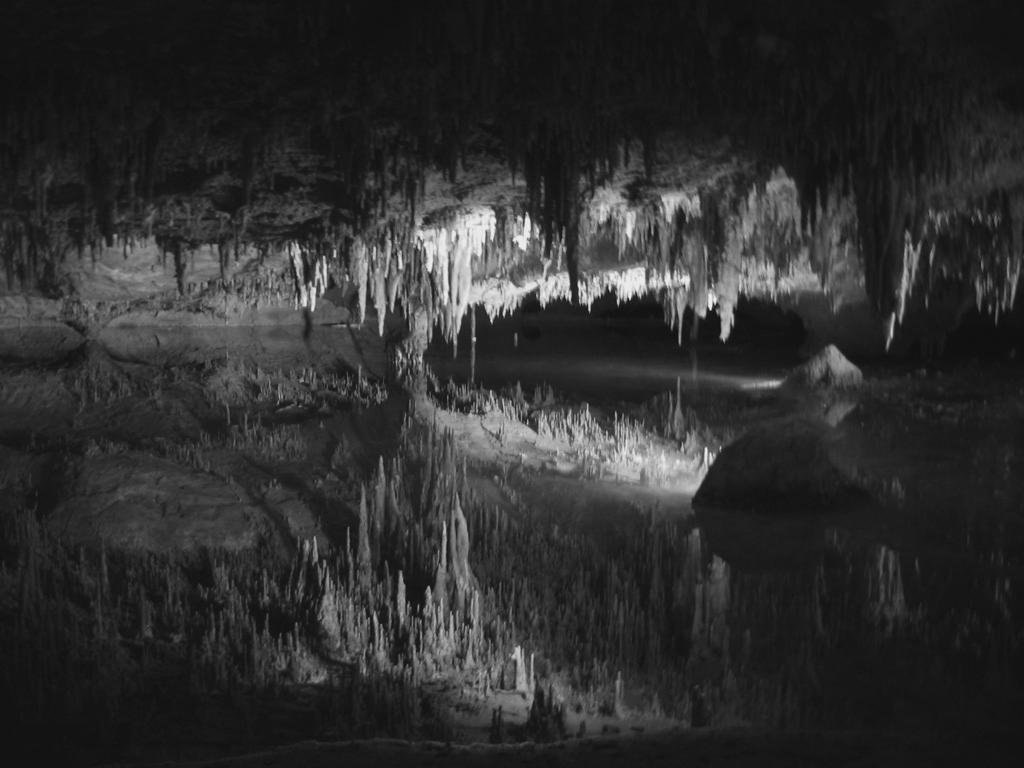
#> input picture caves.jpg, 1024 x 768 px
$ jupyter execute --allow-errors Q6.ipynb
#> lines starting #> are read from the running program, lines starting #| are printed output that depends on the picture
# Questão 6 Prova de TV Digital
* Aluno: Yuri Sales Ribeiro - 375177

[cell 1]
import numpy as np
import matplotlib.pyplot as plt
import matplotlib.colors as colors
import scipy.fftpack
import cv2

[cell 2]
# Funções para realizar DCT e DCT inversa bi-dimensional
def dct2(a):
    return scipy.fftpack.dct( scipy.fftpack.dct( a, axis=0, norm='ortho' ), axis=1, norm='ortho' )

def idct2(a):
    return scipy.fftpack.idct( scipy.fftpack.idct( a, axis=0 , norm='ortho'), axis=1 , norm='ortho')

def empirical_cdf(data):
    # Calculates the empirical cdf of the given data returning the ordered data
    # values (x) and the cumulative sum of the probabilities (y).
    x, y = np.unique(data, return_counts=True)
    return x, np.cumsum(y)/data.size

# Função para realizar a DCT em blocos de tamanha [8,16,64]
def DCT_blocks(img):
    h,w = np.array(img.shape)
    Block_size = [8,16,64]
    dct_img = np.zeros([h,w,3])
    for b in range(len(Block_size)):
        dct_img[:,:,b] = np.zeros([h,w])
        for i in np.r_[:h:Block_size[b]]:
            for j in np.r_[:w:Block_size[b]]:
                dct_img[:,:,b][i : (i + Block_size[b]), j : (j + Block_size[b])] = dct2(img[i : (i + Block_size[b]), j : (j + Block_size[b])])
    return dct_img

# Função para realizar a DCT inversa em blocos a serem informados
def IDCT_blocks(img,Block_size):
    h,w = np.array(img.shape)
#     Block_size = [8,16,64]
#     b = 0
    idct_img = np.zeros([h,w])
#     for b in range(len(Block_size)):
    for i in np.r_[:h:Block_size]:
        for j in np.r_[:w:Block_size]:
            idct_img[i : (i + Block_size), j : (j + Block_size)] = idct2(img[i : (i + Block_size), j : (j + Block_size)])
    return idct_img

# Função para realizar o truncamento dos coeficientes a partir de um threshold
def Truncated_coef(img,Threshold):
    h,w = np.array(img.shape)
    img_thresh = np.zeros([h,w])
    a = img.reshape(h*w)
    x,y = empirical_cdf(np.abs(a[np.where(a != 0)[0]]))
    th = np.where(y>=(1-Threshold/100))[0][0]
    img_thresh = img * (abs(img) > x[th])
    return img_thresh

# Função para realizar a estimação da PSNR
def PSNR(orig,est):
    h,w = np.array(orig.shape)
    mse = np.mean((est - orig)**2)
    if mse == 0:
        mse = 1
    psnr = 2*10*np.log10(255/mse)
    return psnr

A função utilizada para fazer o truncamento dos coeficientes se baseia na energia deles. Ou seja, os coeficientes escolhidos são os $x$ % com maior energia.

O truncamento é feito utilizando uma cdf, excluindo os coeficientes nulos, para estimar o threshold que contém essa porcentagem dos coeficientes.

[cell 3]
# Lendo as imagens
# A função cv2.imread já lê a imagem em GBR, repetindo o grayscale nas três componentes
caves = cv2.imread('caves.jpg')
#> caves is the input picture: shape (768, 1024, 3); min 7, max 247, mean 46.3
clouds = cv2.imread('clouds.jpg')
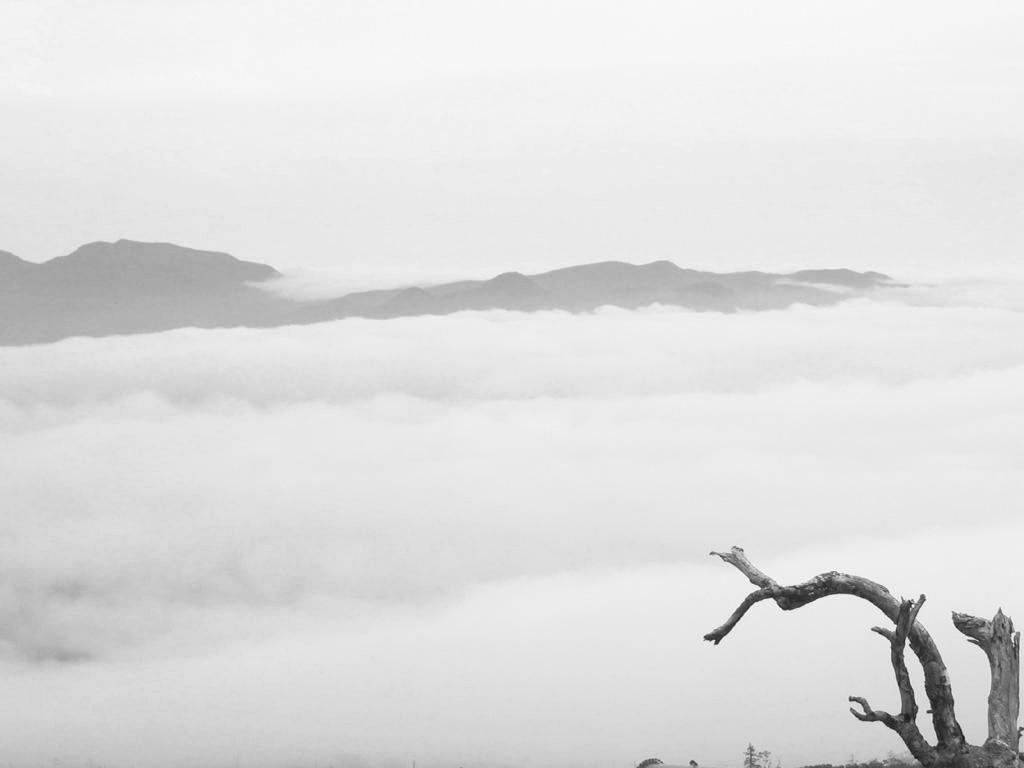
#> input picture clouds.jpg, 1024 x 768 px
#> clouds is the input picture: shape (768, 1024, 3); min 16, max 255, mean 222.6

# Transformando de RGB para YCrCb.
cavesycc = cv2.cvtColor(caves,cv2.COLOR_RGB2YCrCb)
#> cavesycc: shape (768, 1024, 3); mean of channels 0, 1, 2 46.3, 128, 128
cloudsycc = cv2.cvtColor(clouds,cv2.COLOR_RGB2YCrCb)
#> cloudsycc: shape (768, 1024, 3); mean of channels 0, 1, 2 222.6, 128, 128

# Isolando as componentes Y
cavesy = cavesycc[:,:,0]
cloudsy = cloudsycc[:,:,0]

# Dimensões das imagens
h,w = np.array(cloudsy.shape)
#> h = 768; w = 1024

[cell 4]
# Plot do log das magnitudes para a figura Clouds.jpg
dct_clouds = DCT_blocks(cloudsy)
#> after the loop in DCT_blocks, `for b in range(len(Block_size)):`:
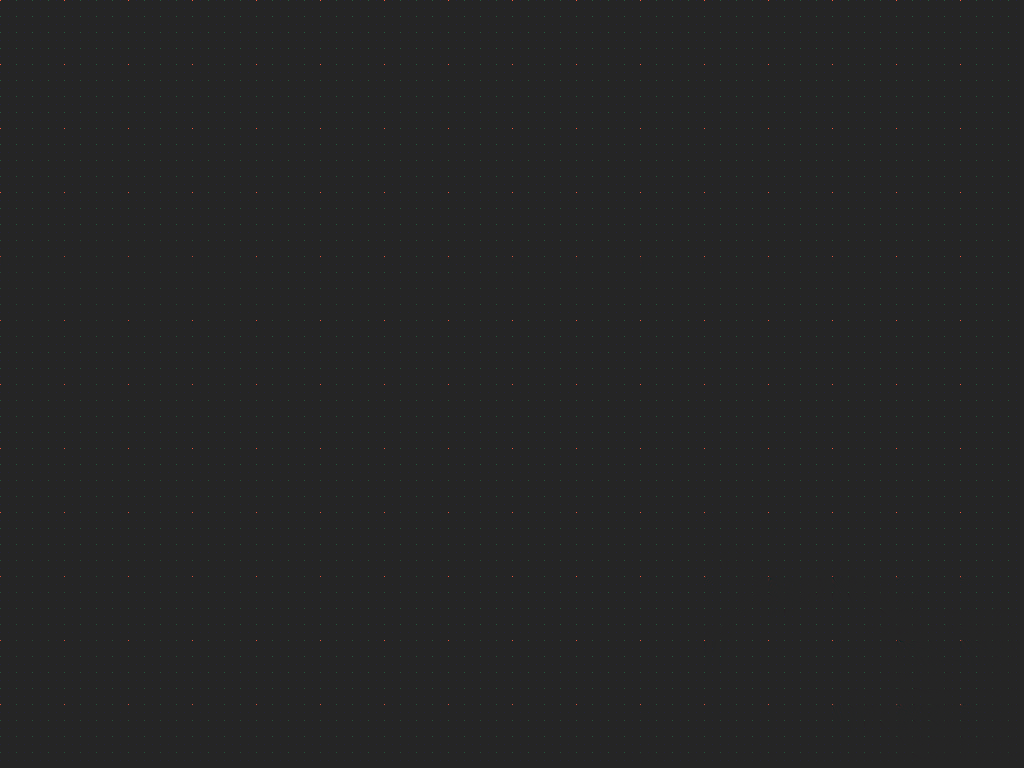
#> dct_img: shape (768, 1024, 3) float64; mean of channels 0, 1, 2 27.8, 13.9, 3.5; drawn with min black and max white
#> (the rest of this cell did not finish here and is left out)

[cell 5]
# Plot do log das magnitudes para a figura caves.jpg
dct_caves = DCT_blocks(cavesy)
#> (the rest of this cell did not finish here and is left out)

[cell 6]
# Truncamento dos coeficientes para Clouds.jpg
coef = [50,25,12.5,6.25]
CLOUDS_EST = np.zeros([h,w,4])
#> (the rest of this cell did not finish here and is left out)

[cell 7]
# Truncamento dos coeficientes
coef = [50,25,12.5,6.25]
CAVES_EST = np.zeros([h,w,4])
#> (the rest of this cell did not finish here and is left out)

[cell 8]
# Estimação da PSNR Para as figuras Clouds e Caves utilizando as imagens comprimidas anteriormente
est_PSNR = np.zeros([2,4])
for c in range(len(coef)):
    est_PSNR[0,c] = PSNR(CLOUDS_EST[:,:,c],clouds[:,:,0])
    est_PSNR[1,c] = PSNR(CAVES_EST[:,:,c],caves[:,:,0])
#> after the loop, est_PSNR = [[-45.89, -45.89, -45.89, -45.89], [-22.58, -22.58, -22.58, -22.58]]
plt.figure(figsize = (10,6))
plt.plot(coef,est_PSNR[0,:],label = 'Clouds')
plt.plot(coef,est_PSNR[1,:],label = 'Caves')
plt.legend()
plt.title('PSNR vs Coeficientes')
plt.ylabel('PSNR (dB)')
plt.xlabel('% Coeficientes')
plt.show()
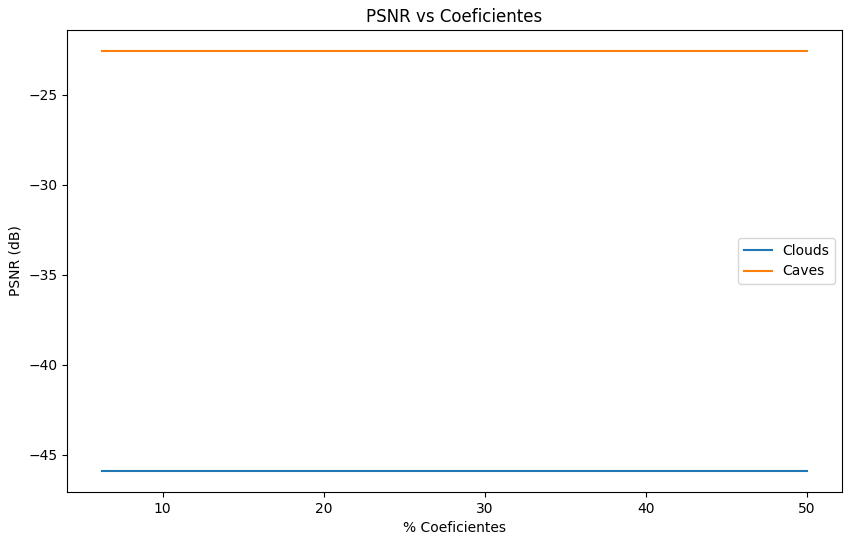
#> figure drawn by matplotlib, 1 panel

Como pode ser observado a porcentagem dos coeficientes utilizados para obter uma imagem nítida variaram. Enquanto na imagem Clouds com $6.25$ % dos coeficientes a imagem teve uma nitidez bastante deteriorada, quase lembrando imagens 8 bits.
Já a imagem caves continuou bastante nítida para todos os coeficientes. Isso ocorreu devido à distribuição dos valores dos coeficientes, como pode ser observado na imagem abaixo.

Na imagem Clouds existe uma maior concentração de coeficientes com alta energia, que carregam mais informação, enquanto na caves esses coeficientes com mais energia são menores.

Com relação a PSNR é possível observar que no caso pior da imagem clouds ele possui um valor bem baixo, indicando que a qualidade da imagem não está boa. Porém para os casos existem variações de aproximadamente 70 dB que não são perceptíveis.

[cell 9]
x,y = empirical_cdf(dct_clouds[:,:,0])
a = dct_clouds[:,:,0].reshape(h*w)
x,y = empirical_cdf(np.abs(a[np.where(a != 0)[0]]))
th = np.where(y>=(1-6.25/100))[0][0]
#> th = 57491
fig,ax = plt.subplots(1,2,figsize = (14,8))
ax[0].plot(x,y,label = ' CDF')
ax[0].set_title('Clouds')
ax[0].plot(x[th],y[th],'ro',label = '6.25% dos coeficientes')
ax[0].legend()
a = dct_caves[:,:,0].reshape(h*w)
x,y = empirical_cdf(np.abs(a[np.where(a != 0)[0]]))
th = np.where(y>=(1-6.25/100))[0][0]
#> th = 247225
ax[1].plot(x,y,label = 'CDF')
ax[1].plot(x[th],y[th],'ro',label = '6.25% dos coeficientes')
ax[1].set_title('Caves')
ax[1].legend()
plt.show()
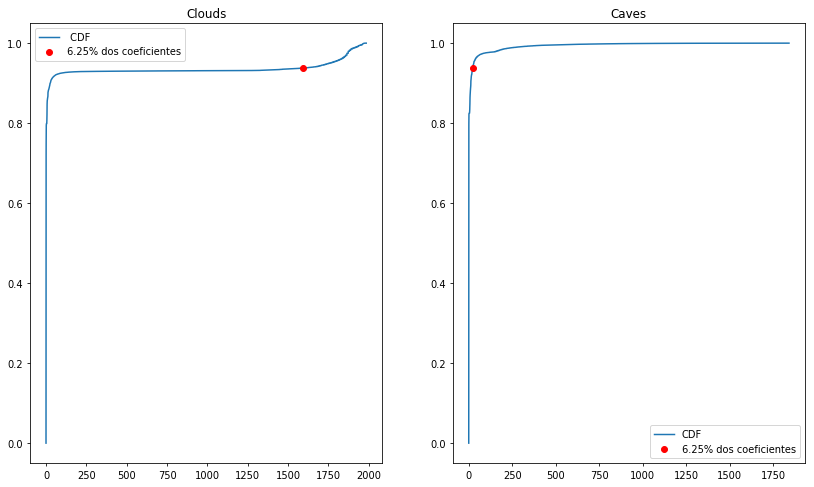
#> figure drawn by matplotlib, 2 panels; panel 1: curve peaks at x = 1984, y = 1; panel 2: curve peaks at x = 1839.9, y = 1
